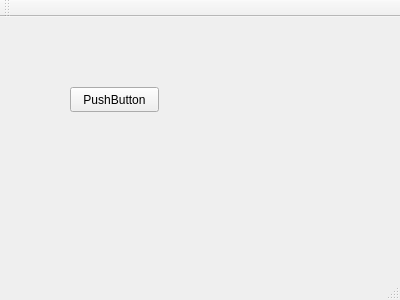
<?xml version="1.0" encoding="UTF-8"?>
<ui version="4.0">
 <class>MainWindow</class>
 <widget class="QMainWindow" name="MainWindow">
  <property name="geometry">
   <rect>
    <x>0</x>
    <y>0</y>
    <width>400</width>
    <height>300</height>
   </rect>
  </property>
  <property name="windowTitle">
   <string>MainWindow</string>
  </property>
  <widget class="QWidget" name="centralWidget">
   <widget class="QPushButton" name="pushButton">
    <property name="geometry">
     <rect>
      <x>70</x>
      <y>70</y>
      <width>89</width>
      <height>25</height>
     </rect>
    </property>
    <property name="text">
     <string>PushButton</string>
    </property>
   </widget>
  </widget>
  <widget class="QMenuBar" name="menuBar">
   <property name="geometry">
    <rect>
     <x>0</x>
     <y>0</y>
     <width>400</width>
     <height>28</height>
    </rect>
   </property>
  </widget>
  <widget class="QToolBar" name="mainToolBar">
   <attribute name="toolBarArea">
    <enum>TopToolBarArea</enum>
   </attribute>
   <attribute name="toolBarBreak">
    <bool>false</bool>
   </attribute>
  </widget>
  <widget class="QStatusBar" name="statusBar"/>
 </widget>
 <layoutdefault spacing="6" margin="11"/>
 <resources/>
 <connections/>
</ui>
